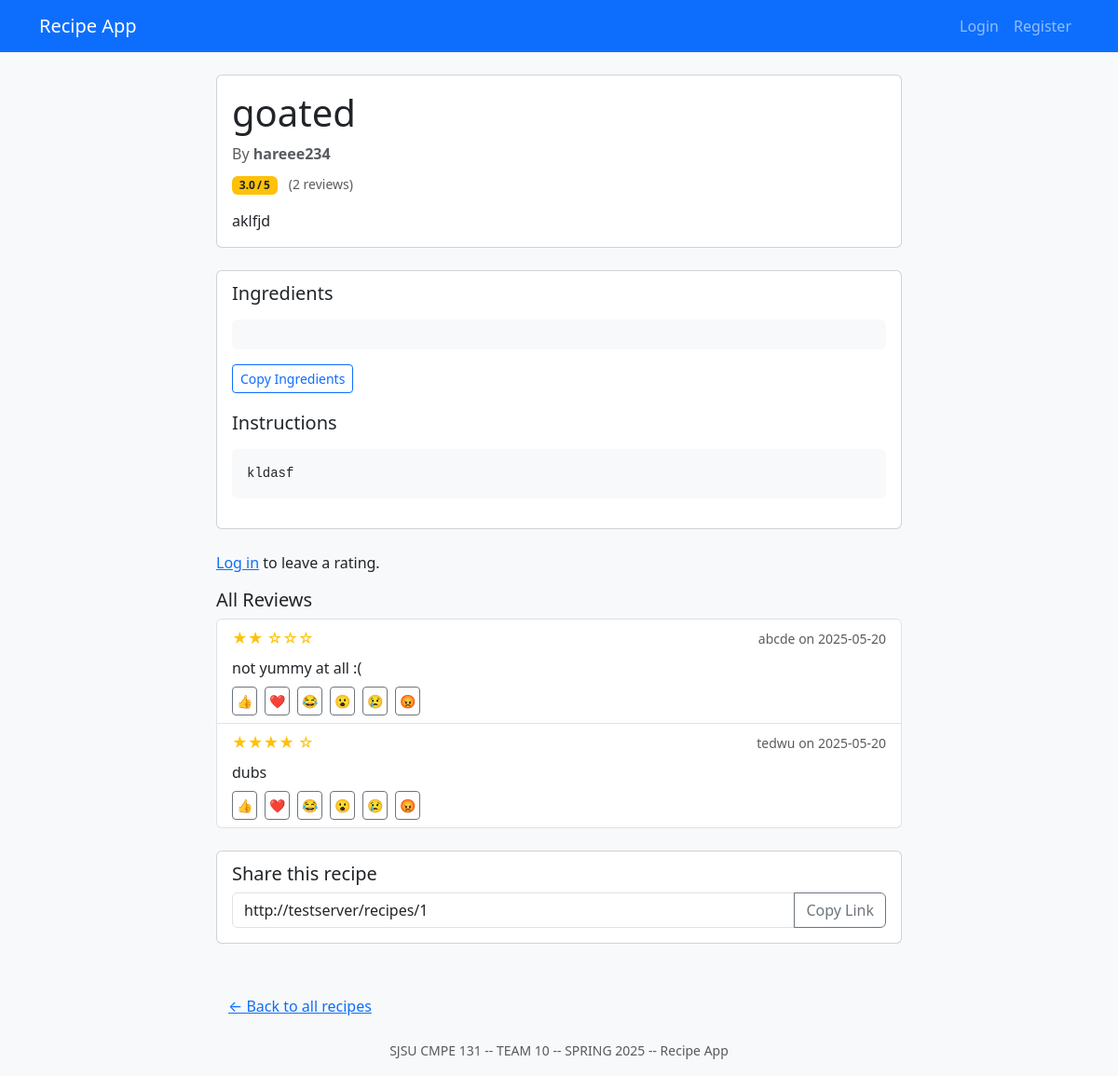
/recipes/1, run on an earlier commit of the app's database.
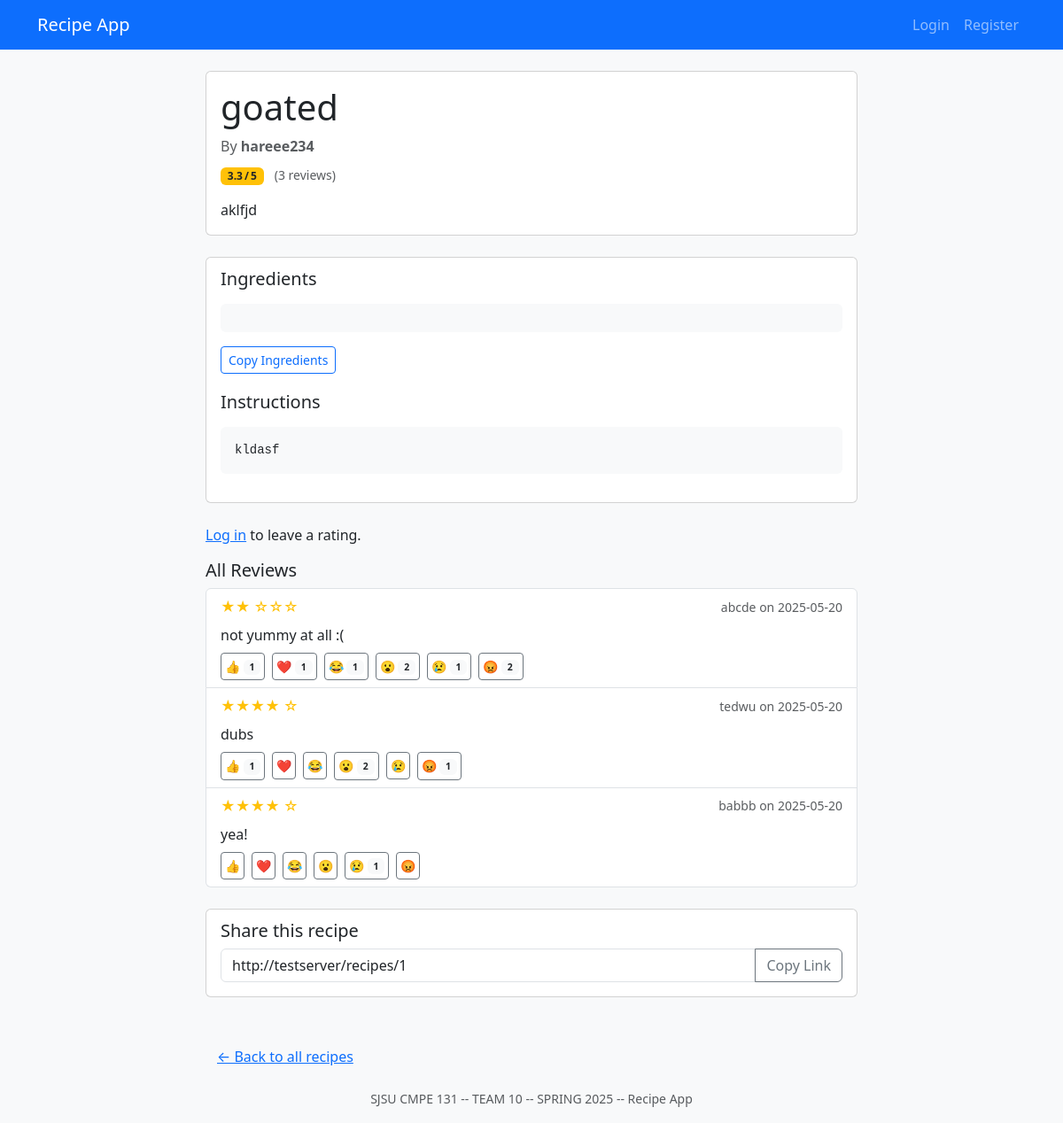
And on a later commit of the database.
### app/models.py (models this page shows)
class Recipe(db.Model):
    id = db.Column(db.Integer, primary_key=True)
    title = db.Column(db.String(200), nullable=False)
    description = db.Column(db.Text, nullable=False)
    ingredients = db.Column(db.Text, nullable=False)
    instructions = db.Column(db.Text, nullable=False)
    created_at = db.Column(db.DateTime(timezone=True), server_default=func.now())
    user_id = db.Column(db.Integer, db.ForeignKey('user.id'), nullable=False)
    ratings = db.relationship('Rating', backref='recipe', lazy=True, cascade="all, delete-orphan")
    tags = db.relationship(
        'Tag',
        secondary='recipe_tags',
        backref=db.backref('recipes', lazy='dynamic'),
        lazy='dynamic',
    )
    def avg_rating(self):
        if not self.ratings:
            return 0
        return round(sum(r.value for r in self.ratings) / len(self.ratings), 1)

class User(UserMixin, db.Model):
    id = db.Column(db.Integer, primary_key=True)
    username = db.Column(db.String(100), unique=True, nullable=False)
    email = db.Column(db.String(120), unique=True, nullable=False)
    password = db.Column(db.String(200), nullable=False)
    recipes = db.relationship('Recipe', backref='author', lazy=True)
    ratings = db.relationship('Rating', backref='user', lazy=True)
    recipes = db.relationship('Recipe', backref='author', lazy=True)
    saved = db.relationship(
        'Recipe',
        secondary=saved_recipes,
        backref=db.backref('saved_by', lazy='dynamic'),
        lazy='dynamic',
    )

class Rating(db.Model):
    id = db.Column(db.Integer, primary_key=True)
    value = db.Column(db.Integer, nullable=False)  # 1-5 stars
    comment = db.Column(db.Text, nullable=True)    # Optional review text
    created_at = db.Column(db.DateTime(timezone=True), server_default=func.now())
    recipe_id = db.Column(db.Integer, db.ForeignKey('recipe.id'), nullable=False)
    user_id = db.Column(db.Integer, db.ForeignKey('user.id'), nullable=False)
    __table_args__ = (db.UniqueConstraint('recipe_id', 'user_id', name='_recipe_user_rating_uc'),)
    reactions = db.relationship(
        'Reaction',
        backref='rating',
        lazy='dynamic',
        cascade="all, delete-orphan"
    )

### app/routes.py (the view)
@app.route('/recipes/<int:recipe_id>')
def view_recipe(recipe_id):
    user = get_current_user()
    recipe = Recipe.query.get_or_404(recipe_id)
    user_rating = None
    if user:
        user_rating = Rating.query.filter_by(
            recipe_id=recipe_id,
            user_id=user.id
        ).first()
    return render_template(
        'view_recipe.html',
        recipe=recipe,
        user=user,
        user_rating=user_rating
    )

### app/routes.py (called while the page is built)
def get_current_user():
    uid = session.get("user_id")
    return User.query.get(uid) if uid else None

### app/templates/view_recipe.html (shortened to what this page needs)
{% extends "base.html" %}
{% block content %}
<div class="row justify-content-center">
    <div class="col-lg-8">
        <div class="card mb-4">
            <div class="card-body">
                <h1 class="card-title">{{ recipe.title }}</h1>
                <p class="text-muted mb-2">
                    By <strong>{{ recipe.author.username }}</strong>
                </p>
                <div class="mb-3">
                    {% if recipe.ratings %}
                    <span class="badge bg-warning text-dark me-2">
                        {{ recipe.avg_rating() }} / 5
                    </span>
                    <small class="text-muted">({{ recipe.ratings|length }} review{% if recipe.ratings|length != 1 %}s{%
                        endif %})</small>
                    {% else %}
                    <span class="badge bg-secondary">No ratings yet</span>
                    {% endif %}
                </div>
                <p class="card-text">{{ recipe.description }}</p>
            </div>
        </div>
        <div class="card mb-4">
            <div class="card-body">
                <h5 class="card-subtitle mb-3">Ingredients</h5>
                <pre class="bg-light p-3 rounded" id="ingredients">{{ recipe.ingredients }}</pre>
                <button class="btn btn-outline-primary btn-sm mb-4" onclick="copyIngredients()">
                    Copy Ingredients
                </button>
                <h5 class="card-subtitle mb-3">Instructions</h5>
                <pre class="bg-light p-3 rounded">{{ recipe.instructions }}</pre>
            </div>
        </div>
        {% if user %}
        <div class="card mb-4">
            <div class="card-body">
                <h5 class="card-title">Your Review</h5>
                <form method="POST" action="{{ url_for('rate_recipe', recipe_id=recipe.id) }}">
                    <div class="mb-3">
                        <label class="form-label">Rating</label>
                        <div class="star-rating d-flex flex-row-reverse justify-content-end mb-3">
                            {% for val in [5,4,3,2,1] %}
                            <input type="radio" id="star{{ val }}" name="rating" value="{{ val }}" class="d-none" {% if
                                user_rating and user_rating.value==val %}checked{% endif %} required>
                            <label for="star{{ val }}" class="mx-1 fs-2">
                                &#9733;
                            </label>
                            {% endfor %}
                        </div>
                    </div>
                    <div class="mb-3">
                        <label for="comment" class="form-label">Review (optional)</label>
                        <textarea id="comment" name="comment" class="form-control"
                            rows="3">{{ user_rating.comment if user_rating else '' }}</textarea>
                    </div>
                    <button type="submit" class="btn btn-primary">
                        {% if user_rating %}Update{% else %}Submit{% endif %} Review
                    </button>
                </form>
            </div>
        </div>
        {% else %}
        <p>
            <a href="{{ url_for('login') }}">Log in</a> to leave a rating.
        </p>
        {% endif %}
        <div class="mb-4">
            <h5>All Reviews</h5>
            {% if recipe.ratings %}
            <ul class="list-group">
                {% for rating in recipe.ratings %}
                <li class="list-group-item">
                    <div class="d-flex justify-content-between align-items-center mb-2">
                        <div class="text-warning">
                            {% for i in range(rating.value) %}&#9733;{% endfor %}
                            {% for i in range(5 - rating.value) %}&#9734;{% endfor %}
                        </div>
                        <small class="text-muted">
                            {{ rating.user.username }} on {{ rating.created_at.strftime('%Y-%m-%d') }}
                        </small>
                    </div>
                    {% if rating.comment %}
                    <p class="mb-0">{{ rating.comment }}</p>
                    {% endif %}
                    <div class="mt-2 d-flex align-items-center reactions">
                        {% set EMOJIS = ['👍','❤️','😂','😮','😢','😡'] %}
                        {% for emoji in EMOJIS %}
                        {% set count = rating.reactions.filter_by(emoji=emoji).count() %}
                        {% set reacted = user and rating.reactions.filter_by(user_id=user.id, emoji=emoji).first() %}
                        <form method="POST" action="{{ url_for('react_to_comment', rating_id=rating.id) }}"
                            class="me-2 d-inline">
                            <button type="submit"
                                class="btn btn-sm p-1 {{ reacted and 'btn-warning' or 'btn-outline-secondary' }}"
                                title="{{ reacted and 'Remove your reaction' or 'React' }}">
                                {{ emoji }}
                                {% if count > 0 %}
                                <span class="badge bg-light text-dark">{{ count }}</span>
                                {% endif %}
                            </button>
                        </form>
                        {% endfor %}
                    </div>
                </li>
                {% endfor %}
            </ul>
            {% else %}
            <p class="text-muted">No reviews yet. Be the first to review!</p>
            {% endif %}
        </div>
        <div class="card mb-5">
            <div class="card-body">
                <h5 class="card-subtitle mb-2">Share this recipe</h5>
                <div class="input-group">
                    <input type="text" id="share-link" class="form-control" value="{{ request.url }}" readonly>
                    <button class="btn btn-outline-secondary" type="button" onclick="copyLink()">
                        Copy Link
                    </button>
                </div>
            </div>
        </div>
        <a href="{{ url_for('recipes') }}" class="btn btn-link">&larr; Back to all recipes</a>
    </div>
</div>
{% endblock %}

### app/templates/base.html (shortened to what this page needs)
<!DOCTYPE html>
<html lang="en">
<head>
  <link href="https://cdn.jsdelivr.net/npm/bootstrap@5.3.6/dist/css/bootstrap.min.css" rel="stylesheet"
>
  <link href="https://cdn.jsdelivr.net/npm/@yaireo/tagify/dist/tagify.css" rel="stylesheet" type="text/css" />
</head>
<body class="bg-light">
  <div id="toast-container" class="position-fixed top-0 end-0 p-3" style="z-index: 1100;"></div>
  <nav class="navbar navbar-expand-lg navbar-dark bg-primary mb-4">
    <div class="container">
      <a class="navbar-brand" href="{{ url_for('home') }}">Recipe App</a>
      <div class="collapse navbar-collapse">
        <ul class="navbar-nav ms-auto">
          {% if user %}
          <li class="nav-item"><a class="nav-link" href="{{ url_for('profile') }}">Profile</a></li>
          <li class="nav-item"><a class="nav-link" href="{{ url_for('add_recipe') }}">+ Add</a></li>
          <li class="nav-item"><a class="nav-link" href="{{ url_for('logout') }}">Logout</a></li>
          {% else %}
          <li class="nav-item"><a class="nav-link" href="{{ url_for('login') }}">Login</a></li>
          <li class="nav-item"><a class="nav-link" href="{{ url_for('register') }}">Register</a></li>
          {% endif %}
        </ul>
      </div>
    </div>
  </nav>
  <div class="container">
    {% block content %}{% endblock %}
  </div>
  <footer class="bg-light py-3">
    <div class="container text-center">
      <small class="text-muted">SJSU CMPE 131 -- TEAM 10 -- SPRING 2025 -- Recipe App</small>
    </div>
  </footer>
</body>
</html>

What changed in the data, as far as the page shows it:
computed for Rating "not yummy at all :(": avg_rating "3.0" → "3.3"
added Rating: user.username "babbb", created_at "2025-05-20", comment "yea!", EMOJIS "👍" "❤️" "😂" "😮" "😢" "😡", EMOJIS "1"
Also different on the page:
{{ recipe.ratings|length }}: "2" → "3"
new list line: "👍 1"
new list line: "❤️ 1"
new list line: "😂 1"
new list line: "😮 2"
new list line: "😢 1"
new list line: "😡 2"
new list line: "😡 1"
